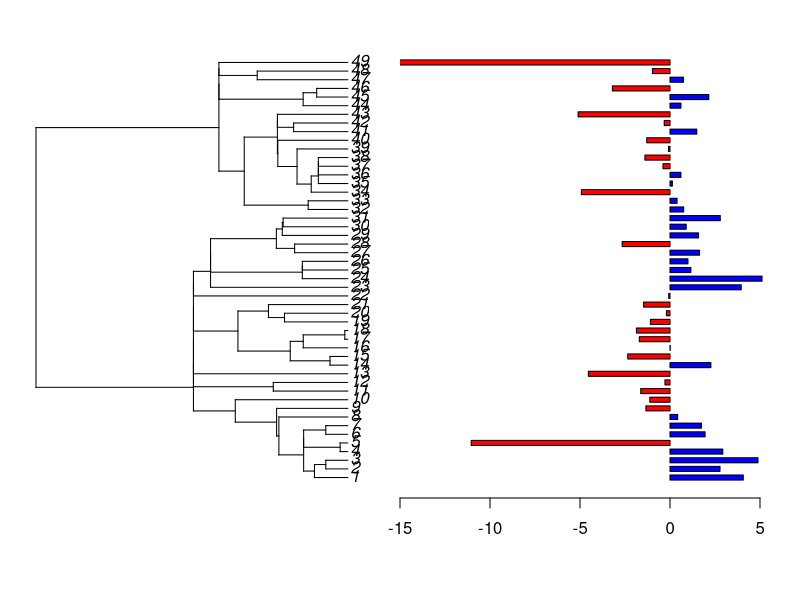

Source code (R):
library('phytools')


####### Phylogeny Plot ####
x<-as.matrix(read.csv("justb.csv",row.names=1))[,1]
tree<- read.tree(file = "DeLisle49SPPhylogeny.txt")
num<-seq(1:49)
tree$tip.label<-num
plotTree.barplot(tree,x, tip.label=FALSE, args.barplot=list(col=sapply(x,
                                                     function(x) if(x>=0) "blue" else "red"),
                                          xlim=c(-15,6)))


#phylogenetic signal
sig<-phylosig(tree, x, method="lambda", test=TRUE)
sig
